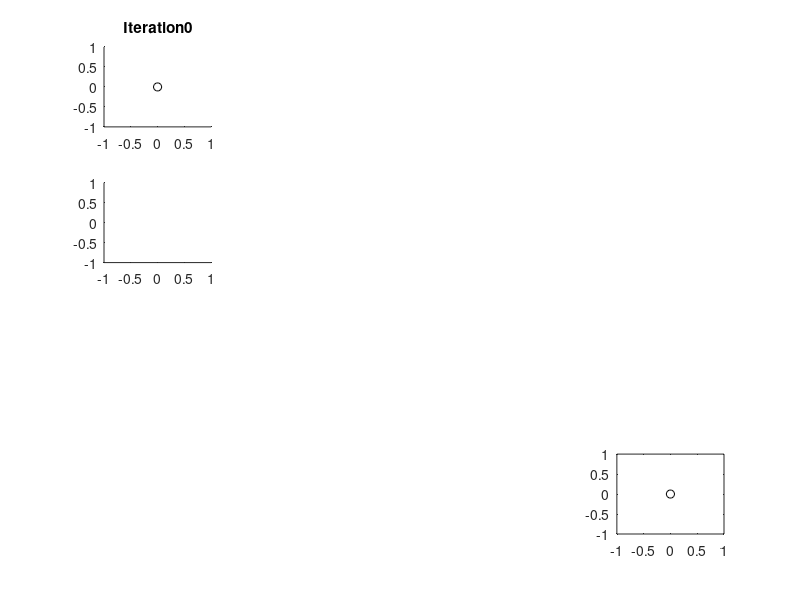

This figure's MATLAB source: (Note: this script raises an error after producing the figure.)
clear;clc;close all

%% create gridworld
% zeros represent terminal states
s = [0 1 2 3; ...
     4 5 6 7;...
     8 9 10 11;...
     12 13 14 0];

% index all nonterminal states
xIND = find(s ~= 0);

%% Reward
R = -1*ones(size(s)); % -1 reward for nonterminal states
R(1,1) = 0; % reward at first goal
R(4,4) = 0; % reward at second goal

%% other parameters
% discount factor
% gamma = 0.9;
gamma = 1;
% same uniform probability pi(s,a) = 1/4
pi = 0.25; % policy - probability of taking action a in state s

% initial value function arbitrarily chosen
Vkplus1 = zeros(size(s))
% initialize loop
iteration = 1;

%% value iteration
for iteration = 1:4
    Vk = Vkplus1;
    
    % for all nonterminal states
    for i = 1:numel(xIND)
        [Iy,Ix] = ind2sub(size(Vkplus1),xIND(i));
        moves = [1,0; 0,1; -1,0; 0,-1]; % (x,y) positive right, up
        
        % four moves per state
        for k = [1,2,3,4]
            move = [moves(k,1),moves(k,2)];
            % account for boarders of gridworld
            % will stay at same state if try to move across boarder
            if Ix == 1 && move(1) == -1
                move = [0,0];
            elseif Ix == 4 && move(1) == 1
                move = [0,0];
            elseif Iy == 1 && move(2) == -1
                move = [0,0];
            elseif Iy == 4 && move(2) == 1
                move = [0,0];
            else
                move = [moves(k,1),moves(k,2)];
            end
            
            % The reward is -1 on all transitions until the terminal state is reached.
            pisum(k) = pi;
            Vksum(k) = Vk(Iy + move(2),Ix + move(1));
        end
        
        Vknew = (sum(pi))*(sum(repmat(R(Iy,Ix),1,4)+gamma*Vksum));
        Vkplus1(Iy,Ix) = Vknew;
        
        %% Plotting the policies
        opt = max(Vksum);
        ind = find(Vksum == opt);
        % convert to -1 meaning up
        optmoves = moves(ind,:);
        optmoves(:,2) = -1*optmoves(:,2);
        
        figure(iteration)
        hold on
        subplot(4,4,1)
        hold on
        realIt = iteration-1;
        realItStr = num2str(realIt);
        title(strcat('Iteration',realItStr))
        plot(0,0,'ko')
        subplot(4,4,16)
        plot(0,0,'ko')

        order = s(Iy,Ix) + 1;
        subplot(4,4,order)
        hold on
        xlim([-1 1])
        ylim([-1 1])
        plotv(optmoves','k-')
        for i = 1:length(optmoves(:,1))
            plot(optmoves(i,1),0,'ko')
            plot(0,optmoves(i,2),'ko')
        end
    end
    
    iteration+1;
    Vkplus1
    pause
end